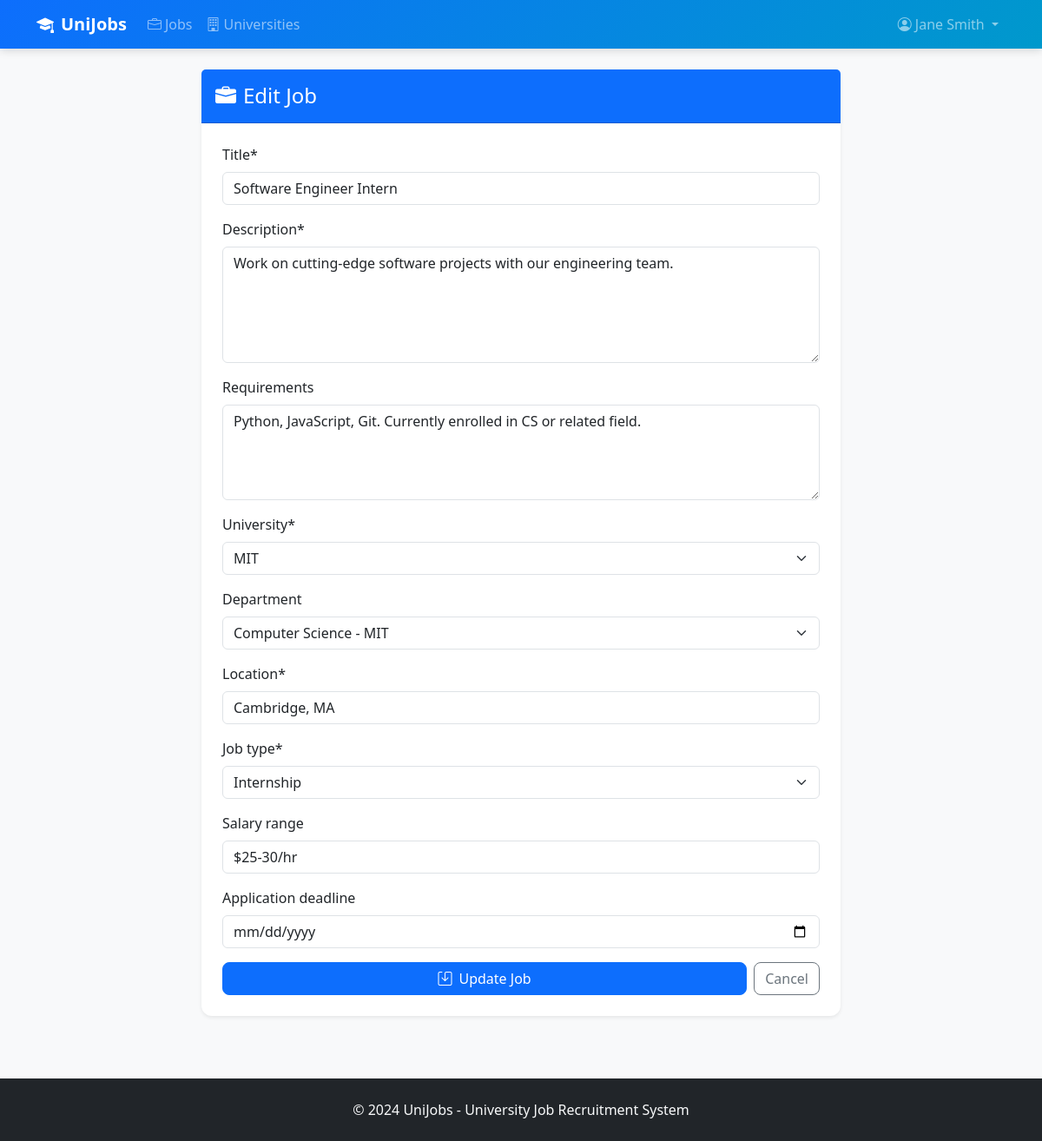
The page /employer/jobs/1/edit/ (signed in) on the database its author committed.
### accounts/models.py (models this page shows, shortened)
class CustomUser(AbstractBaseUser, PermissionsMixin):
    ROLE_CHOICES = [
        ('student', 'Student / Job Seeker'),
        ('employer', 'Employer'),
        ('university_staff', 'University Staff'),
        ('admin', 'Admin'),
    ]
    email = models.EmailField(unique=True)
    first_name = models.CharField(max_length=100)
    last_name = models.CharField(max_length=100)
    role = models.CharField(max_length=20, choices=ROLE_CHOICES, default='student')
    is_active = models.BooleanField(default=True)
    is_staff = models.BooleanField(default=False)
    date_joined = models.DateTimeField(auto_now_add=True)
    USERNAME_FIELD = 'email'
    REQUIRED_FIELDS = ['first_name', 'last_name', 'role']
    objects = CustomUserManager()
    def get_full_name(self):
        return f"{self.first_name} {self.last_name}"

### jobs/models.py (models this page shows, shortened)
class Job(models.Model):
    JOB_TYPE_CHOICES = [
        ('full_time', 'Full-Time'),
        ('part_time', 'Part-Time'),
        ('internship', 'Internship'),
        ('contract', 'Contract'),
        ('volunteer', 'Volunteer'),
    ]
    STATUS_CHOICES = [
        ('pending', 'Pending Approval'),
        ('approved', 'Approved'),
        ('rejected', 'Rejected'),
    ]
    employer = models.ForeignKey(settings.AUTH_USER_MODEL, on_delete=models.CASCADE, related_name='posted_jobs')
    university = models.ForeignKey('universities.University', on_delete=models.CASCADE, related_name='jobs')
    department = models.ForeignKey('universities.Department', on_delete=models.SET_NULL, null=True, blank=True, related_name='jobs')
    title = models.CharField(max_length=200)
    description = models.TextField()
    requirements = models.TextField(blank=True)
    location = models.CharField(max_length=200)
    job_type = models.CharField(max_length=20, choices=JOB_TYPE_CHOICES, default='full_time')
    salary_range = models.CharField(max_length=100, blank=True)
    application_deadline = models.DateField(null=True, blank=True)
    is_approved = models.BooleanField(default=False)
    approval_status = models.CharField(max_length=20, choices=STATUS_CHOICES, default='pending')
    approved_by = models.ForeignKey(
        settings.AUTH_USER_MODEL, on_delete=models.SET_NULL, null=True, blank=True, related_name='approved_jobs'
    )
    is_active = models.BooleanField(default=True)
    created_at = models.DateTimeField(auto_now_add=True)
    updated_at = models.DateTimeField(auto_now=True)
    class Meta:
        ordering = ['-created_at']

### universities/models.py (models this page shows)
class Department(models.Model):
    name = models.CharField(max_length=200)
    university = models.ForeignKey(University, on_delete=models.CASCADE, related_name='departments')
    description = models.TextField(blank=True)
    head = models.CharField(max_length=100, blank=True)
    class Meta:
        unique_together = ['name', 'university']
        ordering = ['name']
    def __str__(self):
        return f"{self.name} - {self.university.name}"

### jobs/views.py (the view)
# urls.py: path('employer/jobs/<int:pk>/edit/', views.edit_job, name='edit_job'),
@login_required
def edit_job(request, pk):
    job = get_object_or_404(Job, pk=pk, employer=request.user)
    if request.method == 'POST':
        form = JobForm(request.POST, instance=job)
        if form.is_valid():
            form.save()
            messages.success(request, 'Job updated successfully!')
            return redirect('employer_jobs')
    else:
        form = JobForm(instance=job)
    return render(request, 'jobs/job_form.html', {'form': form, 'title': 'Edit Job', 'job': job})

### jobs/forms.py
class JobForm(forms.ModelForm):
    class Meta:
        model = Job
        fields = ['title', 'description', 'requirements', 'university', 'department',
                  'location', 'job_type', 'salary_range', 'application_deadline']
        widgets = {
            'application_deadline': forms.DateInput(attrs={'type': 'date'}),
            'description': forms.Textarea(attrs={'rows': 5}),
            'requirements': forms.Textarea(attrs={'rows': 4}),
        }
    def __init__(self, *args, **kwargs):
        super().__init__(*args, **kwargs)
        self.fields['department'].queryset = Department.objects.none()
        if 'university' in self.data:
            try:
                university_id = int(self.data.get('university'))
                self.fields['department'].queryset = Department.objects.filter(university_id=university_id)
            except (ValueError, TypeError):
                pass
        elif self.instance.pk and self.instance.university:
            self.fields['department'].queryset = self.instance.university.departments.all()

### universities/models.py (called while the page is built)
    def __str__(self):
        return self.name

### templates/jobs/job_form.html (shortened to what this page needs)
{% extends 'base.html' %}
{% load crispy_forms_tags %}
{% block content %}
<div class="row justify-content-center">
    <div class="col-md-8">
        <div class="card border-0 shadow-sm">
            <div class="card-header bg-primary text-white py-3">
                <h4 class="mb-0"><i class="bi bi-briefcase-fill me-2"></i>{{ title }}</h4>
            </div>
            <div class="card-body p-4">
                <form method="post" id="jobForm">
                    {{ form|crispy }}
                    <div class="d-flex gap-2 mt-3">
                        <button type="submit" class="btn btn-primary flex-fill">
                            <i class="bi bi-save me-2"></i>{% if job %}Update Job{% else %}Post Job{% endif %}
                        </button>
                        <a href="{% url 'employer_jobs' %}" class="btn btn-outline-secondary">Cancel</a>
                    </div>
                </form>
            </div>
        </div>
    </div>
</div>
{% endblock %}

### templates/base.html (shortened to what this page needs)
<!DOCTYPE html>
<html lang="en">
<head>
    <link href="https://cdn.jsdelivr.net/npm/bootstrap@5.3.2/dist/css/bootstrap.min.css" rel="stylesheet">
    <link href="https://cdn.jsdelivr.net/npm/bootstrap-icons@1.11.1/font/bootstrap-icons.css" rel="stylesheet">
    {% load static %}
    <link rel="stylesheet" href="{% static 'css/custom.css' %}">
</head>
<body>
<nav class="navbar navbar-expand-lg navbar-dark bg-primary">
    <div class="container">
        <a class="navbar-brand fw-bold" href="{% url 'job_list' %}">
            <i class="bi bi-mortarboard-fill me-2"></i>UniJobs
        </a>
        <div class="collapse navbar-collapse" id="navMenu">
            <ul class="navbar-nav me-auto">
                <li class="nav-item">
                    <a class="nav-link" href="{% url 'job_list' %}"><i class="bi bi-briefcase me-1"></i>Jobs</a>
                </li>
                <li class="nav-item">
                    <a class="nav-link" href="{% url 'university_list' %}"><i class="bi bi-building me-1"></i>Universities</a>
                </li>
            </ul>
            <ul class="navbar-nav ms-auto">
                {% if user.is_authenticated %}
                    <li class="nav-item dropdown">
                        <a class="nav-link dropdown-toggle" href="#" data-bs-toggle="dropdown">
                            <i class="bi bi-person-circle me-1"></i>{{ user.get_full_name }}
                        </a>
                    </li>
                {% endif %}
            </ul>
        </div>
    </div>
</nav>
<main class="container py-4">
    {% block content %}{% endblock %}
</main>
<footer class="bg-dark text-light py-4 mt-5">
    <div class="container text-center">
        <p class="mb-0">&copy; 2024 UniJobs - University Job Recruitment System</p>
    </div>
</footer>
</body>
</html>

### static/css/custom.css (style rules this page uses)
:root { --primary-gradient: linear-gradient(135deg, #0d6efd, #0099cc); }
body { background-color: #f8f9fa; font-family: 'Segoe UI', system-ui, -apple-system, sans-serif; }
.navbar { background: var(--primary-gradient) !important; box-shadow: 0 2px 10px rgba(0,0,0,0.15); }
.card { border-radius: 12px; transition: transform 0.2s, box-shadow 0.2s; }
.btn { border-radius: 8px; }

### rows shown on the page
CustomUser: get_full_name "Jane Smith"
Job: title "Software Engineer Intern", description "Work on cutting-edge software projects with our engineering team.", requirements "Python, JavaScript, Git. Currently enrolled in CS or related field.", department "Computer Science - MIT", location "Cambridge, MA", job_type "Internship", salary_range "$25-30/hr"
Department: university "MIT"

### other values the page prints
{{ title }} "Edit Job"
